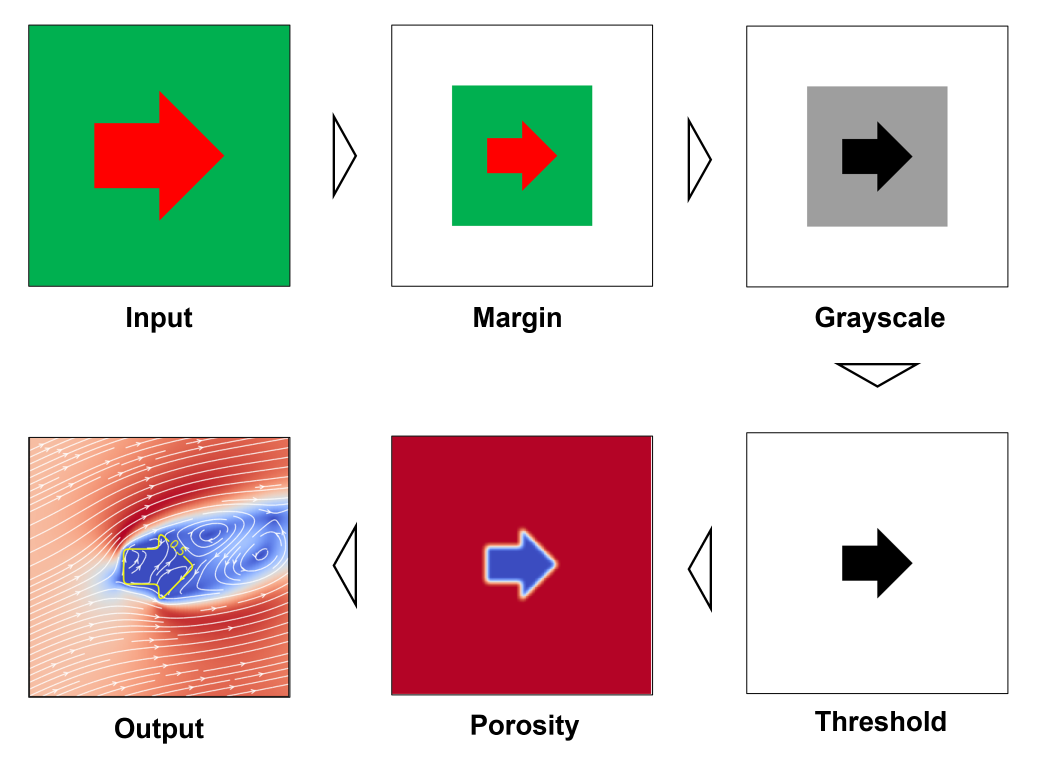
#> input picture pic/ex01.png, 3114 x 2292 px, found by its file name (shown at 1/3 size)
$ jupyter execute --allow-errors PixelFlow_VSJ2024.ipynb   (shell and % lines are left out)
#> lines starting #> are read from the running program, lines starting #| are printed output that depends on the picture; after the words box and inside, x2 and y2 are one past the last pixel; in counts of white or black regions, pixels touching at a corner belong together
<a href="https://colab.research.google.com/github/nobu-n2002/VSJ2024/blob/main/PixelFlow_VSJ2024.ipynb" target="_parent"></a>

# Image Preprocessing for Immersed Boundary Method

In this notebook, general image processing techniques are employed on 2D images and subsequently applied to a numerical simulation program utilizing A new unified governing equation of flow incorporating immersed solid boundaries.

# 1. Preparation

## 1-1. Connect to Google Drive
If you wish to execute while connecting to Google Drive, enable `connect: [check]`. Upon execution, access to Google Drive will be requested. Once approved, you will have access to your own drive.

[cell 1]
# @title Connect to Google Drive

from google.colab import drive

connect = False # @param {type:"boolean"}

if connect:
  # Mount Google Drive if selected
  drive.mount('/content/drive')
  print('Google Drive connected!')

## 1-2. Importing non-standard modules
Install non-standard modules on Google Colab. This won't affect your local environment.

[cell 2]
#@title Importing non-standard modules into Colab


# update apt-get and upgrade pip (for installing modules)

# pyheif : use to convert heic files to png

## 1-3. Making Directory

This code is a simple script for creating folders on Google Colab. Each folder serves a different purpose.

- **bin Folder:** Stores executable files or programs.

- **data Folder:** Used for datasets and project data.

- **logs Folder:** Reserved for execution logs and important events.

- **src Folder:** For storing source code and scripts.

- **config Folder:** Holds configuration files.

- **tmp Folder:** Temporary files and working data.

- **output Folder:** Saves project outputs and results.

- **fig Folder:** Saves output figures.

[cell 3]
#@title Making Directory

# 2. Image processing

The image file is converted to grayscale, and a blur is applied as a variant distance function to generate a porosity distribution.

## 2-1. File Input

Enable `use_upload: [check]` to choose a local file. Alternatively, manually input the file path into `file_path:`.

[cell 4]
# @title File Input { vertical-output: true, display-mode: "form" }

import os
import sys
from IPython.display import display, Image
from PIL import Image as PILImage
import cv2
import pyheif
from google.colab import files
import matplotlib.pyplot as plt
import numpy as np

# Function to convert HEIC to PNG
# [10 lines left out: function heif_to_image, not called in this run]

# Function to convert transparent areas to white
def convert_transparent_to_white(img_path):
    img = cv2.imread(img_path, cv2.IMREAD_UNCHANGED)
    if img.shape[2] == 4:  # Check if the image has an alpha channel
        # Split the image into its color and alpha channels
        b, g, r, a = cv2.split(img)
        # Create a white background
        white_background = np.ones_like(a, dtype=np.uint8) * 255
        # Use the alpha channel as a mask to blend the color channels with the white background
        b = np.where(a == 0, white_background, b)
        g = np.where(a == 0, white_background, g)
        r = np.where(a == 0, white_background, r)
        # Merge the channels back
        img = cv2.merge((b, g, r))
    else:
        img = cv2.imread(img_path, cv2.IMREAD_COLOR)
    return img

# Parameters
use_upload = True  # @param {type:"boolean"}
file_path = "/content/1_hokkaidou.png"  # @param {type:"string"}
upload_button = None

# Upload files if selected
if use_upload:
    upload_button = files.upload()
#> the answer given: ex01.png

# Get the file path
if use_upload and len(upload_button) > 0:
    file_path_input = list(upload_button.keys())[0]
    file_path = file_path_input
else:
    file_path_input = file_path

# Check if the file exists
if os.path.exists(file_path_input):
    file_name, file_extension = os.path.splitext(os.path.basename(file_path_input))

    # Check if the file is in HEIC format and convert to PNG if needed
    if file_extension.lower() == '.heic' or file_extension.lower() == '.HEIC':
        img = heif_to_image(file_path_input)
        img.save(f"./tmp/{file_name}.png", "PNG")
        file_path = f"./tmp/{file_name}.png"

    print(f'{file_name} successfully read')
    # Convert transparent parts to white
    original_image = convert_transparent_to_white(file_path)
#> in convert_transparent_to_white, img is the input picture: shape (2292, 3114, 4); mean B, G, R, A 200.3, 206.6, 212.2, 255
#> in convert_transparent_to_white, `b, g, r, a = cv2.split(img)`:
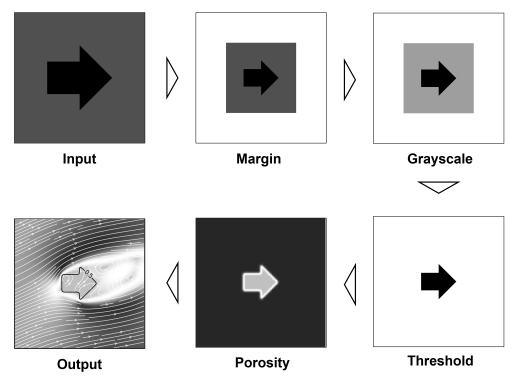
#> b: shape (2292, 3114) (shown at 1/6 size); min 0, max 255, mean 200.3
#> in convert_transparent_to_white, `b, g, r, a = cv2.split(img)`:
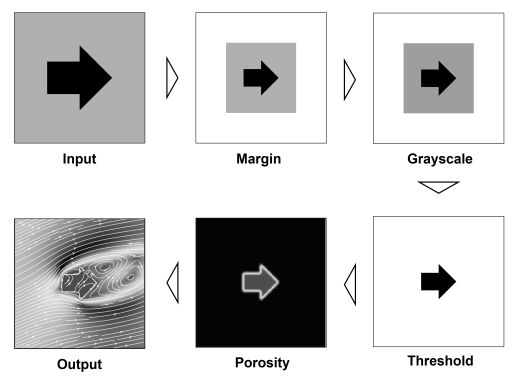
#> g: shape (2292, 3114) (shown at 1/6 size); min 0, max 255, mean 206.6
#> in convert_transparent_to_white, `b, g, r, a = cv2.split(img)`:
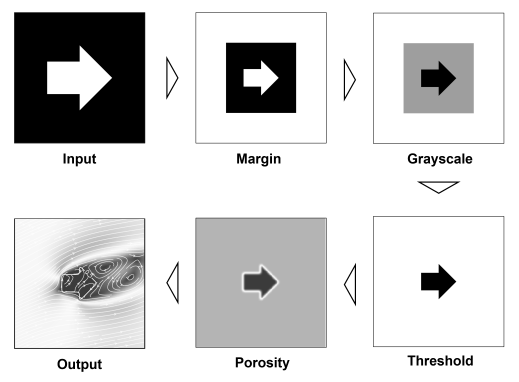
#> r: shape (2292, 3114) (shown at 1/6 size); min 0, max 255, mean 212.2
#> in convert_transparent_to_white, `b, g, r, a = cv2.split(img)`:
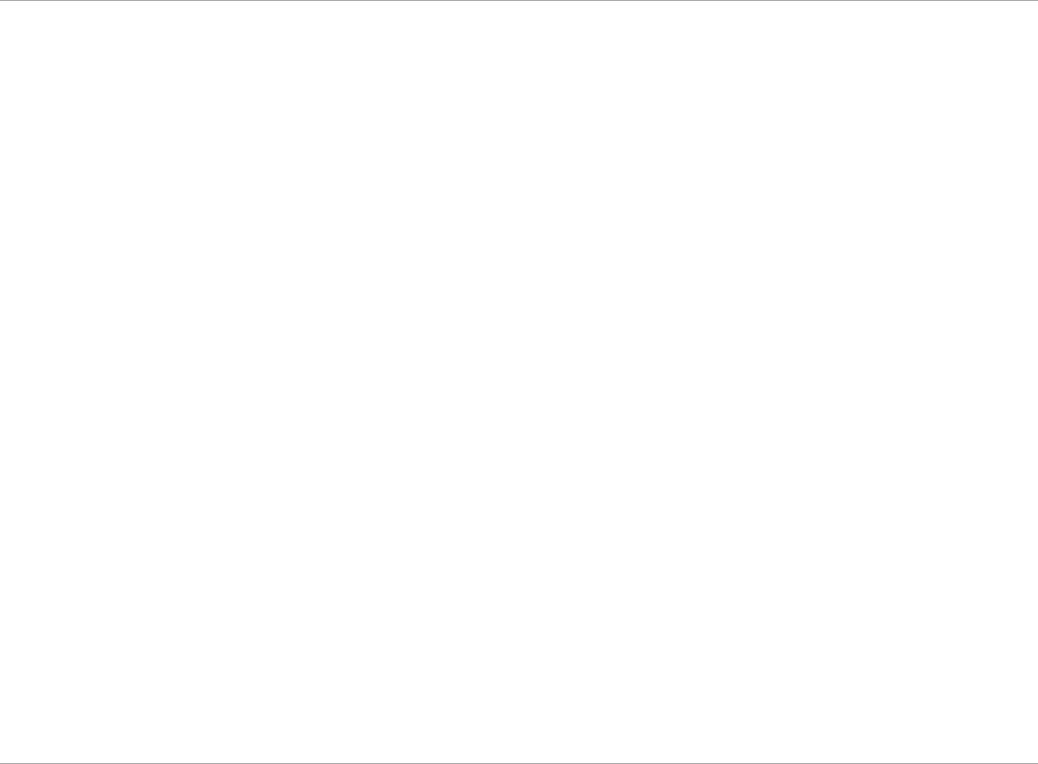
#> a: shape (2292, 3114) (shown at 1/3 size); values 254 (black) and 255 (white), 99.9% white; black in thin lines or dots
    height, width = original_image.shape[0:2]

    file_path_original = f"./tmp/original.png"
    cv2.imwrite(file_path_original, original_image)

    print('Original resolution:', original_image.shape[0:2])
#| Original resolution: (2292, 3114)
    print('\033[32m' + f'Save the figure in {file_path_original}' + '\033[0m')
    display(Image(file_path_original, width=300))
else:
    sys.exit('No file input')

## 2-2. Cropping and Adding Margins

Add padding to the loaded file. The original resolution of the file can be found in the code block above [File Input] with `Original resolution: (WIDTH, HEIGHT)`, allowing you to verify it. Add a margin of `MARGIN` pixels to match that resolution. Choose `surroundings` for padding around the image.

[cell 5]
# @title Cropping and Adding Margins { run: "auto", vertical-output: true, display-mode: "form" }
# { run: "auto", vertical-output: true, display-mode: "form" }

# Import modules
import os
import cv2
from IPython.display import display, Image
import matplotlib.pyplot as plt

# Parameters
MARGIN = 130 # @param {type:"slider", min:0, max:1000, step:10}

# Current working directory
CWD = os.getcwd()

file_path_original = f"./tmp/original.png"

# read an image resized
src = cv2.imread(file_path_original, cv2.IMREAD_COLOR)
h_ori, w_ori = src.shape[0:2]
print('Original resolution:', src.shape[0:2])
#| Original resolution: (2292, 3114)

# Set margin parameters
margin_type = "surroundings"  # ["x_direction", "surroundings"]
square = True
x, y = 0, 0
margin_factor_x, margin_factor_y = 0, 0

# Calculate margin for square
if square:
    tmp = h_ori - w_ori
    if tmp <= 0:
        x = int(abs(tmp) / 2)
    else:
        y = int(abs(tmp) / 2)

# Set margin factors based on type
if margin_type == "surroundings":
    margin_factor_x, margin_factor_y = 1, 1
elif margin_type == "x_direction":
    margin_factor_x, margin_factor_y = 0, 1

# Add margin to the image
img = cv2.copyMakeBorder(src, MARGIN * margin_factor_x + x, MARGIN * margin_factor_x + x,
                         MARGIN * margin_factor_y + y, MARGIN * margin_factor_y + y,
                         cv2.BORDER_CONSTANT, value=[255, 255, 255])
#> img: shape (3374, 3374, 3)

h, w = img.shape[:2]
resolution = 400
scale_factor = resolution / max(h, w)
img_resized = cv2.resize(img, (int(w * scale_factor), int(h * scale_factor)), cv2.INTER_LINEAR)
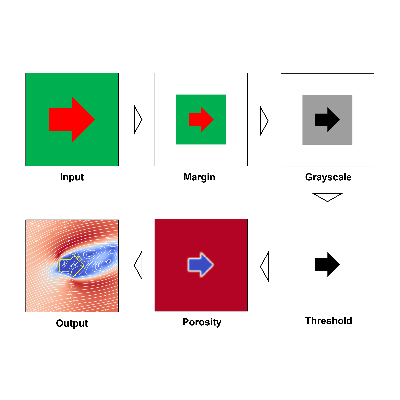
#> img_resized: shape (400, 400, 3); mean B, G, R 220.9, 224.8, 228.4

# Save the processed image
file_path_cropped = f"{CWD}/tmp/cropped.png"
cv2.imwrite(file_path_cropped, img_resized)

# Display the processed image
print('Processed resolution:', img.shape[0:2])
#| Processed resolution: (3374, 3374)
print('\033[32m' + f'Save the figure in {file_path_cropped}' + '\033[0m')

# Display images side by side using subplot
#> (the rest of this cell did not finish here and is left out)

##2-3. Grayscale

Grayscaling can be easily achieved by loading the previously resized image using OpenCV's `IMREAD_GRAYSCALE` function. Here, we explain the process that takes place within the image during the grayscaling process.

Each pixel in the image has a specific RGB (Red, Green, Blue) value, where each color has 256 steps ranging from 0 to 255 ($2^8$). By performing the following operations on these RGB values, a grayscale image can be generated. This method follows the "Luminosity Method (ITU-R BT.601)."

$$ \rm{Gray} = Red \times 0.229 + Green \times 0.587 + Blue \times 0.114 $$

The following code block (the greyscale tester) conducts a test to convert an original BGR color (specified by user input) to grayscale by applying custom weights to each channel (B, G, R). Users can set these custom weights through sliders. The resulting grayscale intensity is calculated based on the specified weights, and the original and grayscale images are displayed side by side for visual comparison.

###2-3-1. Threshold

When generating a grayscale image, set all values greater than the threshold to 255 (white). Adjust the grayscale weighting and threshold value to effectively lighten the background by enhancing its white tones.

[cell 6]
# @title Grayscale and Threshold { run: "auto", vertical-output: true }

from IPython.display import Image
import matplotlib.pyplot as plt
import cv2
import os
import numpy as np

# Define custom weights for RGB to grayscale conversion
def custom_rgb_to_grayscale(image, weights=[0.229, 0.587, 0.114]):
    """
    Convert a 3-channel RGB image to grayscale using custom weights.

    Parameters:
    - image (numpy.ndarray): Input RGB image.
    - weights (list): Custom weights for each RGB channel. Default is [0.229, 0.587, 0.114].

    Returns:
    - numpy.ndarray: Grayscale image.
    """
    # Ensure the image has three color channels (RGB)
    if len(image.shape) == 3 or image.shape[2] == 3\
     or len(image.shape) == 4 or image.shape[2] == 4:
      # Apply custom weights for RGB to grayscale conversion
      gray_image = np.dot(image[..., :3], weights)

    else:
      raise ValueError("Input image must be a 3-channel RGB image.")

    return gray_image

# @markdown $$ \rm{Gray} = Red \times w_1/w + Green\times w_2/w +Blue\times w_3/w $$
# @markdown $$ \rm{w} = w_1 + w_2 + w_3$$

# Custom weights for RGB to grayscale conversion
w1 = 1 # @param {type:"slider", min:0, max:1, step:0.01}
w2 = 0 # @param {type:"slider", min:0, max:1, step:0.01}
w3 = 1 # @param {type:"slider", min:0, max:1, step:0.01}
w = w1 + w2 + w3

# BGR
custom_weights = [w3/w, w2/w, w1/w]

# Display custom weights
print('Custom weights:', custom_weights)

# Current Working Directory
CWD = os.getcwd()

# File paths
file_path_cropped = f"{CWD}/tmp/cropped.png"
file_path_gray = f"{CWD}/tmp/gray.png"
file_path_threshold = f"{CWD}/tmp/threshold.png"

# Remove existing grayscale and threshold images if they exist
for file_path in [file_path_gray, file_path_threshold]:
    if os.path.exists(file_path):
        os.remove(file_path)

# Read the resized image
IMG = cv2.imread(file_path_cropped, cv2.IMREAD_UNCHANGED)

# Threshold parameters
threshold = 160 # @param {type:"slider", min:0, max:255, step:1}
inverse = False # @param {type:"boolean"}

# Get image dimensions
height, width = IMG.shape[:2]

# Convert image to grayscale using custom weights
IMG_GRAY = custom_rgb_to_grayscale(IMG, custom_weights)

# Inverse grayscale image if specified
if inverse:
    IMG_GRAY_INVERSE = 255.0 - IMG_GRAY
    print('Input image successfully inversed')

# Save grayscale image
if inverse:
  cv2.imwrite(file_path_gray, IMG_GRAY_INVERSE)
else:
  cv2.imwrite(file_path_gray, IMG_GRAY)

# Apply thresholding to grayscale image
IMG_GRAY[IMG_GRAY > threshold] = 255.0
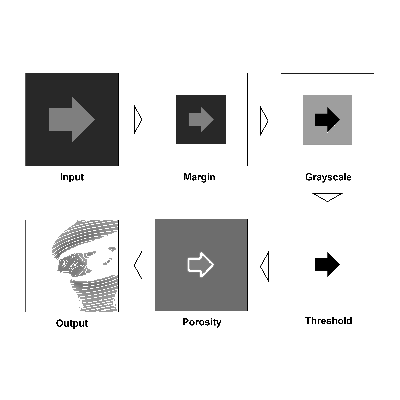
#> IMG_GRAY: shape (400, 400) float64; min 0, max 255, mean 226.8

cv2.imwrite(file_path_threshold, IMG_GRAY)

# Display images side by side using subplot
#> (the rest of this cell did not finish here and is left out)

###2-3-2. Outline (Option)

As the boundary areas exhibit significant gradients in brightness data, applying a differentiation kernel allows for the extraction of these boundary regions. By setting the extracted boundary parts to 0 and the rest to 1, multiplying this mask with the original image creates a composite image where only the brightness data of the boundary parts is set to 0.

#### Meaning of Variables
- **kernel_size**: The larger the size, the thicker the extracted boundary lines.
- **threshold1**: If you make it smaller, more main lines will be extracted.
- **threshold2**: smaller size extracts more branching lines.

[cell 7]
# @title Option: outline { run: "auto", vertical-output: true }
import os
import cv2
import numpy as np
import matplotlib.pyplot as plt

# Define parameters
kernel_size = 1  # @param {type:"integer"}
threshold1 = 251  # @param {type:"slider", min:0, max:500, step:1}
threshold2 = 252  # @param {type:"slider", min:0, max:500, step:1}

# Current Working Directory
CWD = os.getcwd()

# File paths
file_path_threshold = f"{CWD}/tmp/threshold.png"
file_path_outline = f"{CWD}/tmp/outline.png"
file_path_com = f"{CWD}/tmp/com.png"

# Read the resized image
IMG = cv2.imread(file_path_threshold, cv2.IMREAD_GRAYSCALE)

# Edge detection
edges_inverse = cv2.Canny(IMG, threshold1, threshold2)
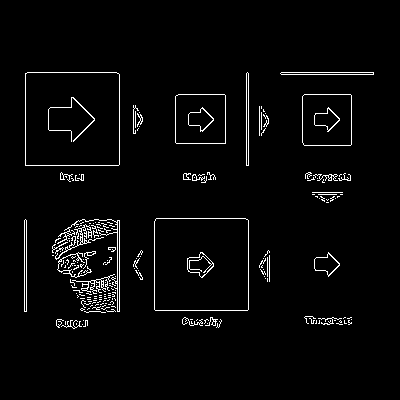
#> edges_inverse: shape (400, 400); 3.1% white in thin lines or dots, all inside (x1, y1, x2, y2) = (24, 72, 374, 329)

# Dilate edges to make them thicker
num_iterations = 1
kernel = np.ones((kernel_size, kernel_size), np.uint8)
edges_dilated = cv2.dilate(edges_inverse, kernel, iterations=num_iterations)

# Invert the edges and save as outline image
edges = 255.0 - edges_dilated
cv2.imwrite(file_path_outline, edges)

# Normalize (0~1) edges: 0 -> black, 1 -> white
com = edges / 255.0
# Multiply the grayscale image (IMG) by the normalized edges
com = IMG * com
cv2.imwrite(file_path_com, com)

# Display images side by side using subplot
#> (the rest of this cell did not finish here and is left out)

##2-4. Perform resizing and calculate fluid occupancy

1. **Resize**: Adjust the dimensions of the image using appropriate resizing techniques.

2. **Fluid Occupancy**: Determine the fluid occupancy rate by analyzing the resized image. This involves assessing the portion of the image occupied by the fluid, providing valuable insights into the fluid dynamics within the simulated environment.

###2-4-1. Resize
Resizing is done by the function `resize` of the OpenCV module. This function can scale an image by giving a scale factor. For example, a scale factor of 0.5 on a 100x100 image results in a 50x50 image.

Therefore, in order to convert an image to an arbitrary resolution, it is sufficient to know this scale factor. Let $\rm{(W, H)}$ denote the number of pixels in the original image and $\rm{(W', H')}$ the number of pixels in the converted image. Resolution is the total number of pixels, so if the original resolution is $\rm{R}$, the following equation holds.

$$ \rm{R} = WH$$

Here, the number of pixels in the height and width of the converted image $\rm{(W', H')}$ is defined using the scale factor $s( > 0)$ and $\rm{(W, H)}$ as follows.

$$ \rm{(W', H')} = (\textit{s}\rm{W}, \textit{s}\rm{H})$$

This allows the transformed resolution $\rm{R'}$ to be expressed as follows.

$$ \rm{R'} = W'H' = s^2\rm{WH} $$

Solving this for $s$, we obtain.

$$ s = \sqrt{\frac{R'}{WH}} $$

Therefore, given an arbitrary resolution, the coefficient $s$ can be obtained and resizing can be performed. Run the code block below and set the resolution by changing the slider bar of `resolution`. The last value you set will be the resolution used in the following program. The images are stored in the `tmp` folder.

###2-4-2. Fluid Occupancy

Defenition of porosity distribution:

\begin{equation}
\displaystyle \varepsilon = \frac{1}{2} \tanh(x) + \frac{1}{2},\   x = \frac{\xi}{\Delta}
\end{equation}

where $\xi$ is the signed distance function.

[cell 8]
# @title Max Resolution Check { vertical-output: true }

# Current working directory
CWD = os.getcwd()

file_path_gray = f"{CWD}/tmp/gray.png"

# read an image resized
src = cv2.imread(file_path_gray, cv2.IMREAD_UNCHANGED)
print('Max resolution:', src.shape[0:2])
#| Max resolution: (400, 400)

[cell 9]
# @title Porocity Generation { vertical-output: true }

import seaborn as sns
import numpy as np
import csv
import cv2
from tqdm import tqdm
import matplotlib.pyplot as plt
import os

resolution = 200  # @param {type: "integer"}
outline = True # @param {type:"boolean"}
generation_type = "GaussianBlur"
thickness = 1.5  # @param {type:"raw"}

CWD = os.getcwd()

def CustomBlurPorosity(img, thickness, blur_type, resolution):
    # Function to apply custom blur and generate porosity
    alpha = 0.8576
    h, w = img.shape[:2]

    # Calculate the scale factor to resize the image to resolution x resolution
    scale_factor = resolution / max(h, w)

    # Calculate kernel size and sigma for blurring
    ksize = int(thickness / scale_factor) * 4 + (int(thickness / scale_factor) * 4 + 1) % 2
    sigma = alpha * thickness / scale_factor

    # Apply median blur
    img_blur_median = cv2.medianBlur(img, ksize=3)

    # Apply the specified blur type
    if blur_type == 'Blur':
        img_blur = cv2.blur(img_blur_median, ksize=(ksize, ksize))
    elif blur_type == 'Gaussian':
        img_blur = cv2.GaussianBlur(img_blur_median, ksize=(ksize, ksize), sigmaX=sigma)

    # Normalize the blurred image
    img_blur_norm = img_blur / 255.0

    # Resize the image to the desired resolution x resolution
    porosity = cv2.resize(img_blur_norm, (resolution, resolution), cv2.INTER_LINEAR)

    return porosity, ksize, sigma

# File paths
if outline:
    file_name_input = f"{CWD}/tmp/com.png"
else:
    file_name_input = f"{CWD}/tmp/threshold.png"

file_name_output = f"{CWD}/tmp/porosity_image.png"

# Read the input image
input_image = cv2.imread(file_name_input, cv2.IMREAD_UNCHANGED)

# Resize the image to the specified resolution
h, w = input_image.shape[:2]
scale_factor = resolution / max(h, w)

porosity, ksize, sigma = CustomBlurPorosity(input_image, thickness, 'Gaussian', resolution)
#> in CustomBlurPorosity, `porosity = cv2.resize(img_blur_norm, (resolution, resolution), cv2.INT..`:
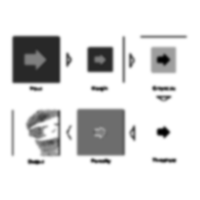
#> porosity: shape (200, 200) float64; min 0, max 1, mean 0.871
#> ksize = 13; sigma = 2.57

# Divergence control of porosity distributions
h_resized, w_resized = porosity.shape[:2]

print('Complete')

S = np.sum(porosity - porosity**2)
#> S = 2021.7
print("Boundary area = ", format(S, ".2f"))
#| Boundary area =  2021.66

shade_factor = 1

# Initialization
data_write = np.empty((int(h_resized+1), int(w_resized)), dtype=object)
data_display = porosity

#@markdown # Porosity Distribution

print('make a porosity distribution')

# Write porosity distribution

with open('data/porosity.csv', "w") as file:
    # Write header
    file.write(f"{int(w_resized)},{int(h_resized)},1, porosity\n")

    # Write data
    for j in range(1, h_resized+1):
        for i in range(1, w_resized+1):
            file.write(f"{int(i)}, {int(j)}, 1, {(porosity[h_resized - (j), (i -1)]):.5f}\n")

with open('logs/process.txt', 'w', encoding='utf-8') as f:
    print('---------------- Processing Results ----------------', file=f)
    print('Setting resolution  = ', porosity.shape[0]*porosity.shape[1], porosity.shape, file=f)
    print('Porosity resolution = ', (data_write.shape[0]-1)*data_write.shape[1], data_write[1:,:].shape, file=f)
    print('Threshold     : ', threshold, file=f)
    print('Shade factor  : ', shade_factor, file=f)
    print('Generation Type : ', generation_type, file=f)
    if generation_type == 'GaussianBlur':
      print('Kernel size   : ', ksize, file=f)
      print('Sigma   : ', format(sigma,".4"), file=f)
    print('Boundary area = ', format(S, ".4"), file=f)
    print('-----------------------------------------------------', file=f)

print('Complete')


# Display images side by side using subplot
#> (the rest of this cell did not finish here and is left out)
